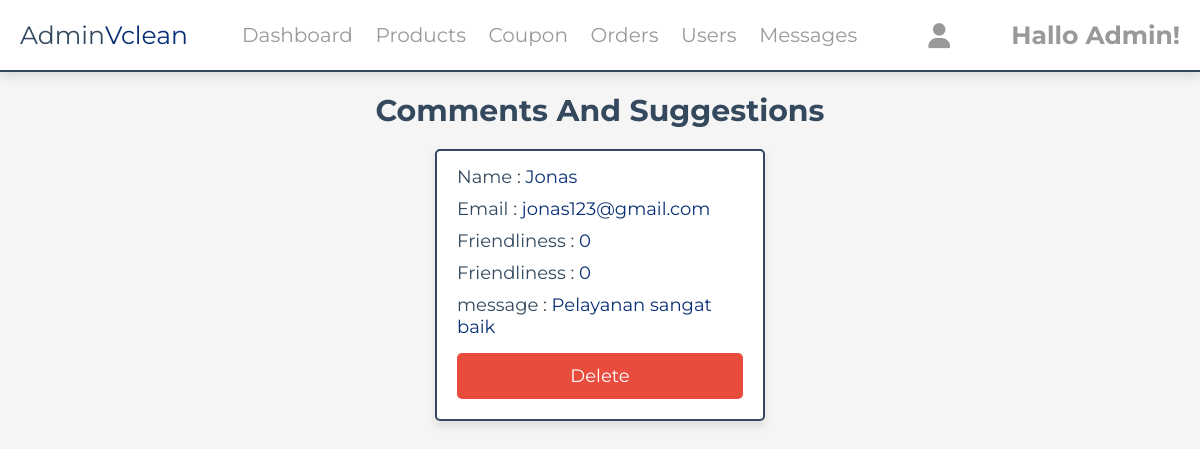
/admin/messages.php (signed in), run on the app's committed database.
### tables this page shows
CREATE TABLE `messages` (
  `id` int(100) NOT NULL,
  `user_id` int(100) NOT NULL,
  `name` varchar(100) NOT NULL,
  `email` varchar(100) NOT NULL,
  `message` varchar(500) NOT NULL,
  `Friendliness` int(10) NOT NULL,
  `Cleanliness` int(10) NOT NULL
);

### admin/messages.php (the view, shortened to what this page needs)
<?php
include '../components/connect.php';
?>
<!DOCTYPE html>
<html lang="en">
<head>
   <link rel="stylesheet" href="https://cdnjs.cloudflare.com/ajax/libs/font-awesome/6.1.1/css/all.min.css">
   <link rel="stylesheet" href="../css/admin_style.css">
</head>
<body>
<?php include '../components/admin_header.php' ?>
<section class="messages">
   <h1 class="heading">Comments and Suggestions</h1>
   <div class="box-container">
   <?php
      $select_messages = $conn->prepare("SELECT * FROM `messages`");
      $select_messages->execute();
      if($select_messages->rowCount() > 0){
         while($fetch_messages = $select_messages->fetch(PDO::FETCH_ASSOC)){
   ?>
   <div class="box">
      <p> Name : <span><?= $fetch_messages['name']; ?></span> </p>
      <p> Email : <span><?= $fetch_messages['email']; ?></span> </p>
      <p> Friendliness : <span><?= $fetch_messages['Friendliness']; ?></span> </p>
      <p> Friendliness : <span><?= $fetch_messages['Cleanliness']; ?></span> </p>
      <p> message : <span><?= $fetch_messages['message']; ?></span> </p>
      <a href="messages.php?delete=<?= $fetch_messages['id']; ?>" class="delete-btn" onclick="return confirm('delete this message?');">delete</a>
   </div>
   <?php
         }
      }else{
         echo '<p class="empty">you have no messages</p>';
      }
   ?>
   </div>
</section>
</body>
</html>

### css/admin_style.css (style rules this page uses)
:root { --main-color:#093075; --red:#e74c3c; --orange:#f39c12; --black:#34495e; --white:#fff; --light-bg:#f5f5f5; --light-color:#999; --border:.2rem solid var(--black); --box-shadow:0 .5rem 1rem rgba(0,0,0,.1); }
* { font-family: 'Montserrat', sans-serif; margin:0; padding:0; box-sizing: border-box; text-decoration: none; outline: none; border:none; }
html { font-size: 62.5%; overflow-x: hidden; }
body { background-color: var(--light-bg); }
section { max-width: 1200px; margin:0 auto; padding:2rem; }
.btn, .delete-btn, .option-btn { display: block; margin-top: 1rem; border-radius: .5rem; cursor: pointer; width: 100%; font-size: 1.8rem; color:var(--white); padding:1.2rem 3rem; text-transform: capitalize; text-align: center; }
.delete-btn { background-color: var(--red); }
.heading { text-align: center; margin-bottom: 2rem; text-transform: capitalize; color:var(--black); font-size: 3rem; }
.messages .box-container { display: grid; grid-template-columns: repeat(auto-fit, 33rem); gap:1.5rem; justify-content: center; align-items: flex-start; }
.messages .box-container .box { background-color: var(--white); border-radius: .5rem; box-shadow: var(--box-shadow); border:var(--border); padding:2rem; padding-top: 1rem; }
.messages .box-container .box p { padding: .5rem 0; font-size: 1.8rem; color:var(--black); }
.messages .box-container .box p span { color:var(--main-color); }

### data on the page
messages: name "Jonas", email "jonas123@gmail.com", Friendliness "0", Cleanliness "0", message "Pelayanan sangat baik"
